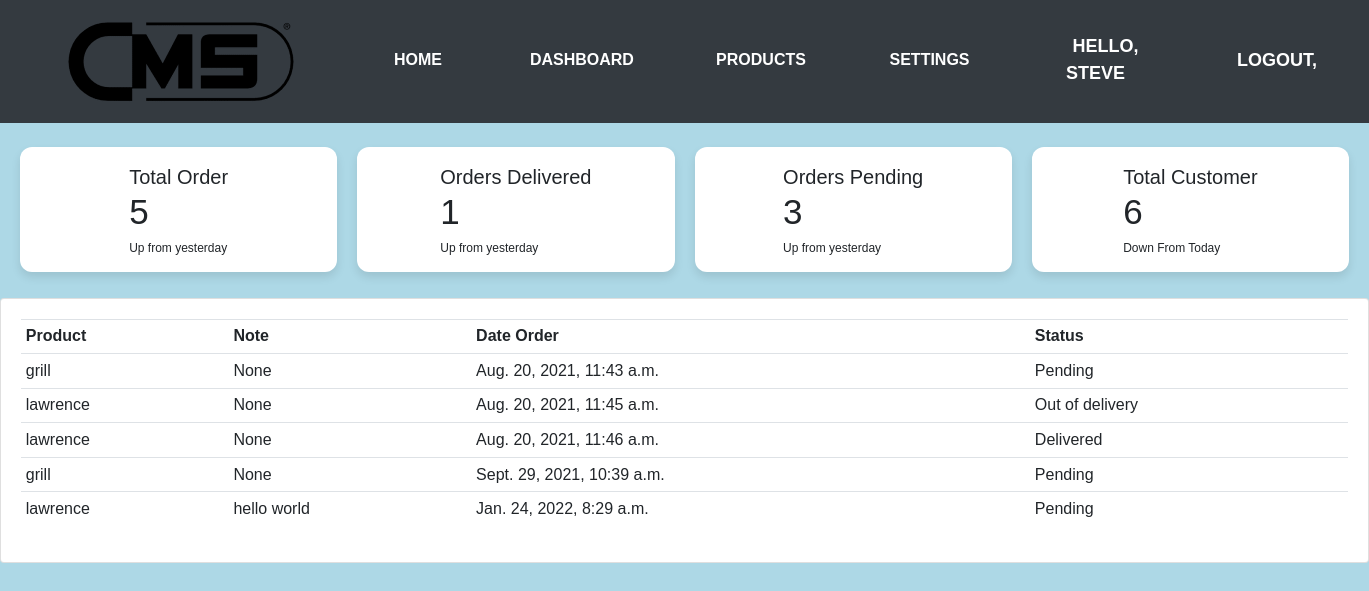
The app's page /user/ (signed in) with its own data.
### accounts/models.py (models this page shows, shortened)
class Order(models.Model):
    STATUS = (
        ('Pending', 'Pending'),
        ('Out of delivery', 'Out of delivery'),
        ('Delivered', 'Delivered'),
    )
    customer = models.ForeignKey(Customer, null=True, on_delete=models.SET_NULL)
    product = models.ForeignKey(Product, null=True, on_delete=models.SET_NULL)
    date_created = models.DateTimeField(auto_now_add=True, null=True)
    status = models.CharField(max_length=200, null=True, choices=STATUS)
    note = models.CharField(max_length=100, null=True)

class Product(models.Model):
    CATEGORY = (
        ('Indoor', 'Indoor'),
        ('Outdoor', 'Outdoor')
    )
    name = models.CharField(max_length=200, null=True)
    price = models.FloatField(null=True)
    category = models.CharField(max_length=200, null=True, choices=CATEGORY)
    description = models.CharField(max_length=200, null=True, blank=True)
    date_created = models.DateTimeField(auto_now_add=True, null=True)
    tags = models.ManyToManyField(Tag)
    def __str__(self):
        return self.name

### accounts/views.py (the view)
# urls.py: path('user/', views.userpage, name='user'),
def userpage(request):
    orders = request.user.customer.order_set.all()
    customer = Customer.objects.all()
    total_customer = customer.count()
    total_orders = orders.count()
    delivered = orders.filter(status='Delivered').count()
    pending = orders.filter(status='Pending').count()
    context = {'orders': orders, 'total_customer': total_customer, 'delivered': delivered,
               'pending': pending, 'total_orders': total_orders}
    return render(request, 'accounts/user.html', context)

### templates/accounts/user.html
{% extends 'accounts/main.html' %}
{% block content %}
{% include 'accounts/status.html' %}
    <div class="row">
	<div class="col-md">
		<div class="card card-body">
			<table class="table table-sm">
				<tr>
					<th>Product</th>
					<th>Note</th>
					<th>Date Order</th>
					<th>Status</th>
				</tr>
                {% for i in orders %}
                    <tr>
                        <td>{{i.product }}</td>
                        <td>{{ i.note }}</td>
                        <td>{{i.date_created }}</td>
                        <td>{{i.status }}</td>
                    </tr>
                {% endfor %}
			</table>
		</div>
	</div>
</div>
{% endblock %}

### templates/accounts/navbar.html (shortened to what this page needs)
{% load static %}
<nav class="navbar navbar-expand-lg navbar-dark bg-dark">
    <div class="container-fluid">
    <img src = "{% static 'images/logo156-gt6-200h.png' %}"
        width="300px"
        length="200px">
    </div>
    <ul>
    <li class="nav-item active">
        <a class="nav-link" href="{% url 'cms' %}">Home</a>
      </li>
	<li class="nav-item active">
        <a class="nav-link" href="{% url 'home' %}">Dashboard</a>
      </li>
	<li class="nav-item">
      <a class="nav-link" href="{% url 'products' %}">Products</a>
    <li class="nav-item">
      <a class="nav-link" href="{% url 'account' %}">Settings</a>
    </li>
        <li>
        <span style="width:300px; length:200px;" class = hello-msg>Hello, {{ request.user }}</span>
        </li>
        <li>
        <span><a  class = hello-msg style="text-align: justify;" href="{% url 'logout' %}">LOGOUT, </a></span>
    </ul>
</nav>

### accounts/static/css/main.css (style rules this page uses)
* { margin: 0; padding: 0; box-sizing: border-box; font-family: 'Poppins', sans-serif; }
.hello-msg { font-size: 18px; color: #fff; margin-right: 20px; }
body { background-color: lightblue; }

### templates/accounts/navbar.html (style rules this page uses)
* { margin: 0; padding: 0; list-style-type: none; }
body { background: white; }
ul { display: flex; width: 1100px; margin: auto; max-width: 1500px; justify-content: space-between; text-align: center; }
li { padding: 1rem 2rem 1.15rem; text-transform: uppercase; cursor: pointer; color: white; min-width: 50px; margin: auto; font-weight: bold; }
a:link, a:visited, a:hover, a:active { color: white; text-decoration: none; }

### records on screen
Order: product "grill", note "None", date_created "Aug. 20, 2021, 11:43 a.m.", status "Pending"
Order: product "lawrence", note "None", date_created "Aug. 20, 2021, 11:45 a.m.", status "Out of delivery"
Order: product "lawrence", note "None", date_created "Aug. 20, 2021, 11:46 a.m.", status "Delivered"
Order: product "grill", note "None", date_created "Sept. 29, 2021, 10:39 a.m.", status "Pending"
Order: product "lawrence", note "hello world", date_created "Jan. 24, 2022, 8:29 a.m.", status "Pending"

### other values on screen
{{ request.user }} "STEVE"
{{ total_orders }} "5"
{{ delivered }} "1"
{{ pending }} "3"
{{ total_customer }} "6"
